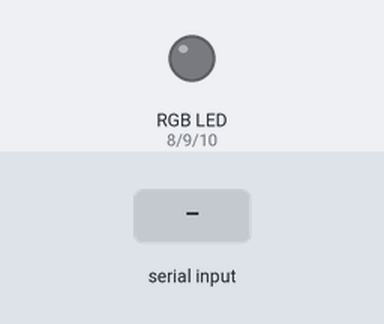
A sketch run on a simulated Arduino Uno, built with avr-gcc and run on an emulated ATmega328P. Shown: an RGB LED mixed from three pins (HIGH = lit). The inputs (shaded band) are chosen by the test bench. What the sketch prints to the serial monitor is not drawn.

Above: at 1.2 s.
1.3 s: "aqua" received over Serial
At 3.5 s:
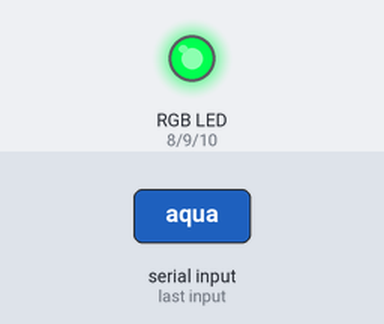
3.8 s: "cyan" received over Serial
At 5.5 s:
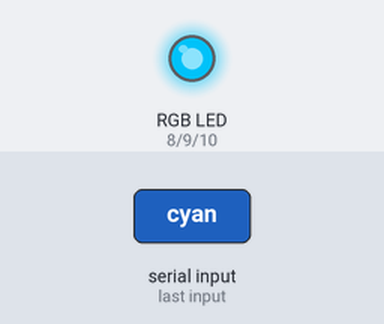
6.3 s: "Aqua" received over Serial
At 8.5 s:
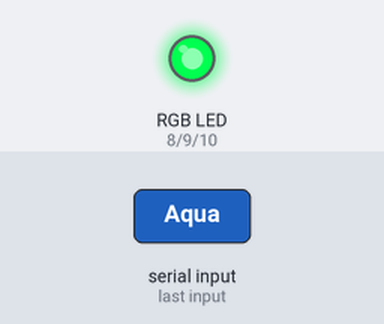
8.8 s: "magenta" received over Serial
At 10.6 s:
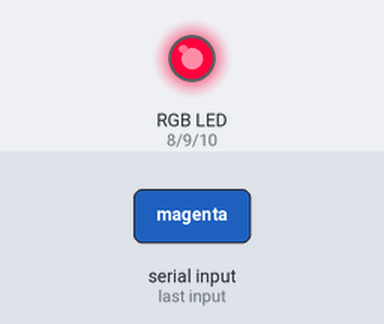
Timing chart, 0 to 12.1 s (numbered marks = the images above; inputs shaded):
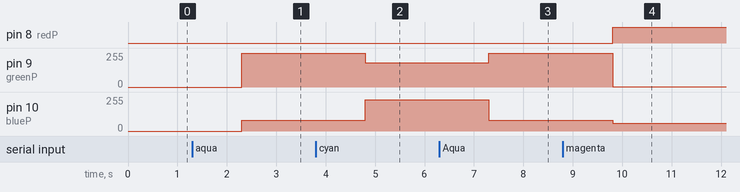

Measured:
- after the input at 1.3 s, pin 9 (greenP): 0/255 → 255/255 after 1.0 s; pin 10 (blueP): 0/255 → 80/255 after 1.0 s
- after the input at 3.8 s, pin 9 (greenP): 255/255 → 183/255 after 1.0 s; pin 10 (blueP): 80/255 → 235/255 after 1.0 s
- after the input at 6.3 s, pin 9 (greenP): 183/255 → 255/255 after 1.0 s; pin 10 (blueP): 235/255 → 80/255 after 1.0 s
- after the input at 8.8 s, pin 8 (redP): LOW → HIGH after 1.0 s; pin 9 (greenP): 255/255 → 1/255 after 1.0 s; pin 10 (blueP): 80/255 → 60/255 after 1.0 s

The sketch:

RGB_LIGHTS_CODE.ino
```cpp
int redP=8;
int greenP=9;
int blueP=10;
int H=255;
int L=0;
String myColor;
String msg1="What Color do you want?";
String msg2="(Type ""OFF"" to turn off the RGB)";
String rc="red";
String Rc="Red";
String RC="RED";

String gc="green";
String Gc="Green";
String GC="GREEN";

String bc="blue";
String Bc="Blue";
String BC="BLUE";

String oc="off";
String Oc="Off";
String OC="OFF";

void setup() {
  Serial.begin(9600);
  pinMode(redP, OUTPUT);
  pinMode(greenP, OUTPUT);
  pinMode(blueP, OUTPUT);
}

void loop() {
  Serial.print(msg1);
  while(Serial.available()==0){

  }
  myColor=Serial.readString();
  Serial.println(myColor);

  //red
  if (myColor==rc || myColor==Rc || myColor==RC){
    analogWrite(redP, H);
     analogWrite(greenP, L);
      analogWrite(blueP, L);
  }
  //green

   if (myColor==gc || myColor==Gc || myColor==GC){
    analogWrite(redP, L);
     analogWrite(greenP, H);
      analogWrite(blueP, L);
  }
  //bleu
   if (myColor==bc || myColor==Bc || myColor==BC){
   analogWrite(redP, L);
     analogWrite(greenP, L);
      analogWrite(blueP, H);
  }
  //aqua
     if (myColor=="aqua" || myColor=="Aqua" || myColor=="ACQUA"){
    analogWrite(redP, L);
     analogWrite(greenP, 255);
      analogWrite(blueP, 80);
  }
  //cyan
       if (myColor=="cyan" || myColor=="Cyan" || myColor=="CYAN"){
    analogWrite(redP, L);
     analogWrite(greenP, 183);
      analogWrite(blueP, 235);
  }
  //magenta
       if (myColor=="magenta" || myColor=="Magenta" || myColor=="MAGENTA"){
    analogWrite(redP, 255);
     analogWrite(greenP, 1 );
      analogWrite(blueP, 60);
  }
  //yellow
         if (myColor=="yellow" || myColor=="Yellow" || myColor=="YELLOW"){
    analogWrite(redP, 255);
     analogWrite(greenP, 25);
      analogWrite(blueP, 1);
  }
  //orange
         if (myColor=="orange" || myColor=="Orange" || myColor=="ORANGE"){
    analogWrite(redP, 130);
     analogWrite(greenP, 10);
      analogWrite(blueP, L);
  }
  //fuchsia
           if (myColor=="fuchsia" || myColor=="Fuchsia" || myColor=="FUCHSIA"){
    analogWrite(redP, 250);
     analogWrite(greenP, 10);
      analogWrite(blueP, 30);
  }
  //off
     if (myColor==oc || myColor==Oc || myColor==OC){
    analogWrite(redP, L);
     analogWrite(greenP, L);
      analogWrite(blueP, L);
  }

Serial.println(msg2);
Serial.println();

}
```
